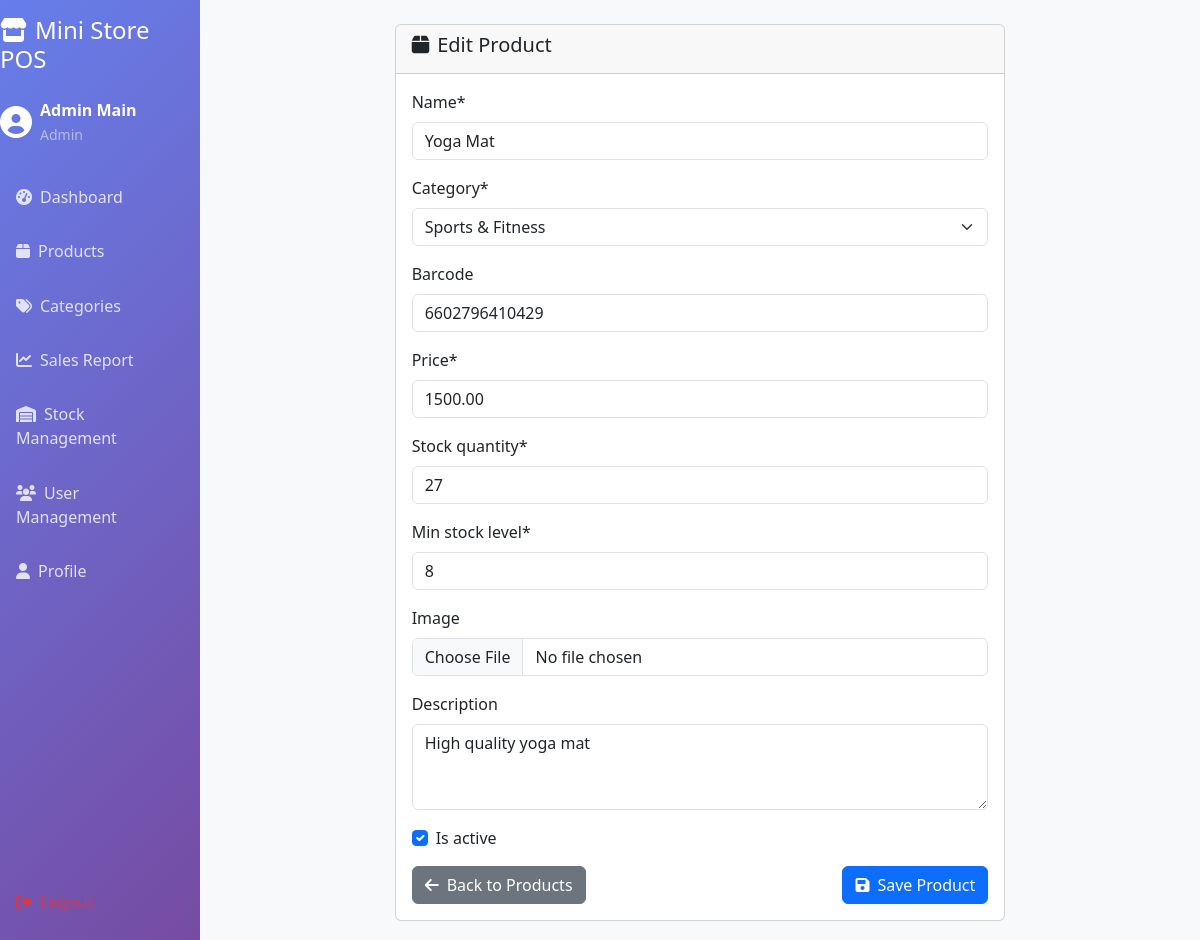
The page /products/21/edit/ (signed in) on the database its author committed.
### pos/models.py (models this page shows, shortened)
class UserProfile(models.Model):
    ROLE_CHOICES = [
        ('admin', 'Admin'),
        ('cashier', 'Cashier'),
    ]
    user = models.OneToOneField(User, on_delete=models.CASCADE)
    role = models.CharField(max_length=20, choices=ROLE_CHOICES)
    phone = models.CharField(max_length=15, blank=True)
    created_at = models.DateTimeField(auto_now_add=True)

class Product(models.Model):
    name = models.CharField(max_length=200)
    category = models.ForeignKey(Category, on_delete=models.CASCADE)
    barcode = models.CharField(max_length=50, unique=True, blank=True, null=True)
    price = models.DecimalField(max_digits=10, decimal_places=2, validators=[MinValueValidator(Decimal('0.01'))])
    stock_quantity = models.IntegerField(default=0, validators=[MinValueValidator(0)])
    min_stock_level = models.IntegerField(default=5)
    image = models.ImageField(upload_to='products/', blank=True, null=True)
    description = models.TextField(blank=True)
    is_active = models.BooleanField(default=True)
    created_at = models.DateTimeField(auto_now_add=True)
    updated_at = models.DateTimeField(auto_now=True)
    class Meta:
        ordering = ['name']

class Category(models.Model):
    name = models.CharField(max_length=100, unique=True)
    description = models.TextField(blank=True)
    is_active = models.BooleanField(default=True)
    created_at = models.DateTimeField(auto_now_add=True)
    class Meta:
        verbose_name_plural = "Categories"
        ordering = ['name']
    def __str__(self):
        return self.name

### pos/views.py (the view)
# urls.py: path('products/<int:pk>/edit/', views.product_edit_view, name='product_edit'),
@login_required
def product_edit_view(request, pk):
    if not is_admin(request.user):
        messages.error(request, 'Access denied.')
        return redirect('dashboard')
    product = get_object_or_404(Product, pk=pk)
    if request.method == 'POST':
        form = ProductForm(request.POST, request.FILES, instance=product)
        if form.is_valid():
            form.save()
            messages.success(request, 'Product updated successfully!')
            return redirect('product_list')
    else:
        form = ProductForm(instance=product)
    return render(request, 'admin/product_form.html', {'form': form, 'title': 'Edit Product', 'product': product})

### pos/forms.py
class ProductForm(forms.ModelForm):
    class Meta:
        model = Product
        fields = ['name', 'category', 'barcode', 'price', 'stock_quantity', 'min_stock_level', 'image', 'description',
                  'is_active']
        widgets = {
            'description': forms.Textarea(attrs={'rows': 3}),
            'price': forms.NumberInput(attrs={'step': '0.01'}),
        }

### pos/views.py (called while the page is built)
def is_admin(user):
    return hasattr(user, 'userprofile') and user.userprofile.role == 'admin'

### templates/admin/product_form.html (shortened to what this page needs)
{% extends 'base.html' %}
{% load crispy_forms_tags %}
{% block content %}
<div class="row justify-content-center">
    <div class="col-md-8">
        <div class="card">
            <div class="card-header">
                <h5><i class="fas fa-box me-2"></i>{{ title }}</h5>
            </div>
            <div class="card-body">
                <form method="post" enctype="multipart/form-data">
                    {{ form|crispy }}
                    <div class="d-flex justify-content-between">
                        <a href="{% url 'product_list' %}" class="btn btn-secondary">
                            <i class="fas fa-arrow-left me-2"></i>Back to Products
                        </a>
                        <button type="submit" class="btn btn-primary">
                            <i class="fas fa-save me-2"></i>Save Product
                        </button>
                    </div>
                </form>
            </div>
        </div>
    </div>
</div>
{% endblock %}

### templates/base.html (shortened to what this page needs)
<!DOCTYPE html>
<html lang="en">
<head>
  <link href="https://cdnjs.cloudflare.com/ajax/libs/bootstrap/5.3.0/css/bootstrap.min.css" rel="stylesheet">
  <link href="https://cdnjs.cloudflare.com/ajax/libs/font-awesome/6.0.0/css/all.min.css" rel="stylesheet">
</head>
<body class="bg-light">
  <div class="container-fluid">
    <div class="row flex-nowrap">
      {% if user.is_authenticated %}
      <div class="col-auto col-md-3 col-lg-2 px-0 bg-dark sidebar d-none d-md-flex flex-column p-3">
        <h4 class="text-white mb-4">
          <i class="fas fa-store me-2"></i>Mini Store POS
        </h4>
        <div class="user-info text-white mb-4">
          <i class="fas fa-user-circle fa-2x"></i>
          <div>
            <div class="fw-bold">{{ user.first_name }} {{ user.last_name }}</div>
            <small class="text-white-50">{{ user.userprofile.role|title }}</small>
          </div>
        </div>
        <nav class="nav nav-pills flex-column">
          <a class="nav-link" href="{% url 'dashboard' %}">
            <i class="fas fa-tachometer-alt me-2"></i>Dashboard
          </a>
          {% if user.userprofile.role == 'admin' %}
          <a class="nav-link" href="{% url 'product_list' %}">
            <i class="fas fa-box me-2"></i>Products
          </a>
          <a class="nav-link" href="{% url 'category_list' %}">
            <i class="fas fa-tags me-2"></i>Categories
          </a>
          <a class="nav-link" href="{% url 'sales_report' %}">
            <i class="fas fa-chart-line me-2"></i>Sales Report
          </a>
          <a class="nav-link" href="{% url 'stock_management' %}">
            <i class="fas fa-warehouse me-2"></i>Stock Management
          </a>
          <a class="nav-link" href="{% url 'user_management' %}">
            <i class="fas fa-users me-2"></i>User Management
          </a>
          {% endif %}
        </nav>
      <a class="nav-link" href="{% url 'profile' %}">
            <i class="fas fa-user me-2"></i>Profile
        </a>
        <div class="mt-auto">
          <a class="nav-link text-danger" href="{% url 'logout' %}">
            <i class="fas fa-sign-out-alt me-2"></i>Logout
          </a>
        </div>
      </div>
      {% endif %}
      <div class="{% if user.is_authenticated %}col-md-9 col-lg-10{% else %}col-12{% endif %}">
        <main class="p-4">
          {% block content %}
          {% endblock %}
        </main>
      </div>
    </div>
  </div>
</body>
</html>

### templates/base.html (style rules this page uses)
.sidebar { min-height: 100vh; background: linear-gradient(135deg, #667eea 0%, #764ba2 100%); }
.sidebar .nav-link { color: rgba(255,255,255,0.8); padding: 0.75rem 1rem; margin: 0.2rem 0; border-radius: 0.5rem; transition: all 0.3s; }
.user-info { display: flex; align-items: center; gap: 0.5rem; }

### rows shown on the page
Product: name "Yoga Mat", category "Sports & Fitness", barcode "6602796410429", price "1500.00", stock_quantity "27", min_stock_level "8", description "High quality yoga mat", is_active "☑"

### other values the page prints
{{ user.first_name }} "Admin"
{{ user.last_name }} "Main"
{{ user.userprofile.role|title }} "Admin"
{{ title }} "Edit Product"
